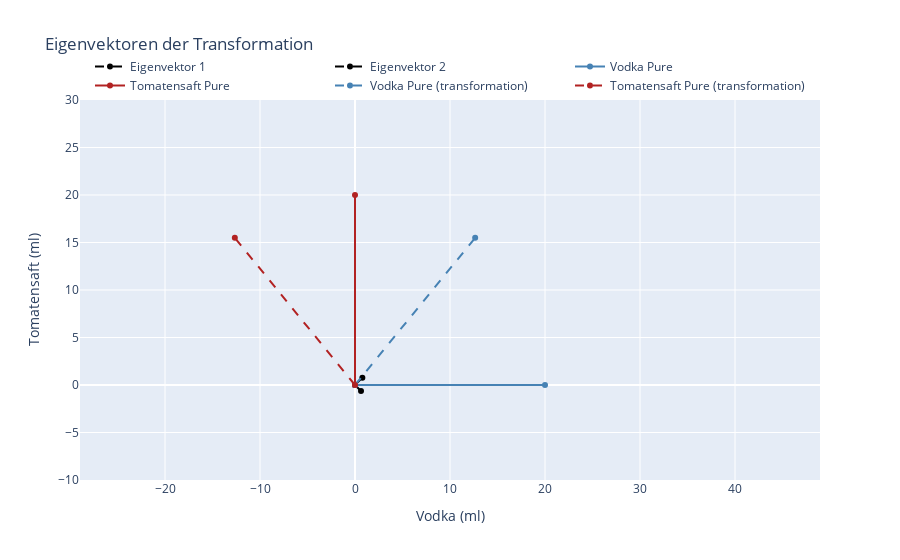

Notebook source saved alongside this figure:
### Code cell
# Plot the transformed basis recipes ((0, 20), (20, 0))

tomatensaft_pure_tr = eigenvecs @ tomatensaft_pure
vodka_pure_tr = eigenvecs @ vodka_pure

fig_eigen2 = go.Figure(data=[
                go.Scatter(x=[0, ev1[0]], y=[0, ev1[1]], mode='lines+markers', name='Eigenvektor 1', line=dict(color="black", width=2, dash="dash")),
                go.Scatter(x=[0, ev2[0]], y=[0, ev2[1]], mode='lines+markers', name='Eigenvektor 2', line=dict(color="black", width=2, dash="dash")),
                go.Scatter(x=[0, vodka_pure[0]], y=[0, vodka_pure[1]], mode='lines+markers', name='Vodka Pure', line=dict(color="steelblue", width=2)),
                go.Scatter(x=[0, tomatensaft_pure[0]], y=[0, tomatensaft_pure[1]], mode='lines+markers', name='Tomatensaft Pure', line=dict(color="firebrick", width=2)),
                go.Scatter(x=[0, vodka_pure_tr[0]], y=[0, vodka_pure_tr[1]], mode='lines+markers', name='Vodka Pure (transformation)', line=dict(color="steelblue", width=2, dash="dash")),
                go.Scatter(x=[0, tomatensaft_pure_tr[0]], y=[0, tomatensaft_pure_tr[1]], mode='lines+markers', name='Tomatensaft Pure (transformation)', line=dict(color="firebrick", width=2, dash="dash")),
                ])

fig_eigen2.update_layout(
        title="Eigenvektoren der Transformation",
        xaxis_title="Vodka (ml)",
        yaxis_title="Tomatensaft (ml)",
        xaxis_range=[-10, 30],
        yaxis_range=[-10, 30],
        xaxis=dict(scaleanchor="y"),
        legend=dict(
                orientation="h",  # Horizontal legend
                yanchor="bottom",  # Align the bottom of the legend
                y=1,             # Position above the plot (1.0 is the top of the plot)
                xanchor="center",  # Center the legend horizontally
                x=0.5              # Center position
        )
)

fig_eigen2.show()

### Figure 1 — Plotly figure (JSON) as saved in the notebook; plotly's stock layout.template omitted (floating-point values rounded to 4 significant figures)
{"data": [{"line": {"color": "black", "dash": "dash", "width": 2}, "mode": "lines+markers", "name": "Eigenvektor 1", "type": "scatter", "x": [0, 0.6325], "y": [0, -0.6325]}, {"line": {"color": "black", "dash": "dash", "width": 2}, "mode": "lines+markers", "name": "Eigenvektor 2", "type": "scatter", "x": [0, 0.7746], "y": [0, 0.7746]}, {"line": {"color": "steelblue", "width": 2}, "mode": "lines+markers", "name": "Vodka Pure", "type": "scatter", "x": [0, 20], "y": [0, 0]}, {"line": {"color": "firebrick", "width": 2}, "mode": "lines+markers", "name": "Tomatensaft Pure", "type": "scatter", "x": [0, 0], "y": [0, 20]}, {"line": {"color": "steelblue", "dash": "dash", "width": 2}, "mode": "lines+markers", "name": "Vodka Pure (transformation)", "type": "scatter", "x": [0, 12.65], "y": [0, 15.49]}, {"line": {"color": "firebrick", "dash": "dash", "width": 2}, "mode": "lines+markers", "name": "Tomatensaft Pure (transformation)", "type": "scatter", "x": [0, -12.65], "y": [0, 15.49]}], "layout": {"legend": {"orientation": "h", "x": 0.5, "xanchor": "center", "y": 1, "yanchor": "bottom"}, "title": {"text": "Eigenvektoren der Transformation"}, "xaxis": {"range": [-10, 30], "scaleanchor": "y", "title": {"text": "Vodka (ml)"}}, "yaxis": {"range": [-10, 30], "title": {"text": "Tomatensaft (ml)"}}}}
